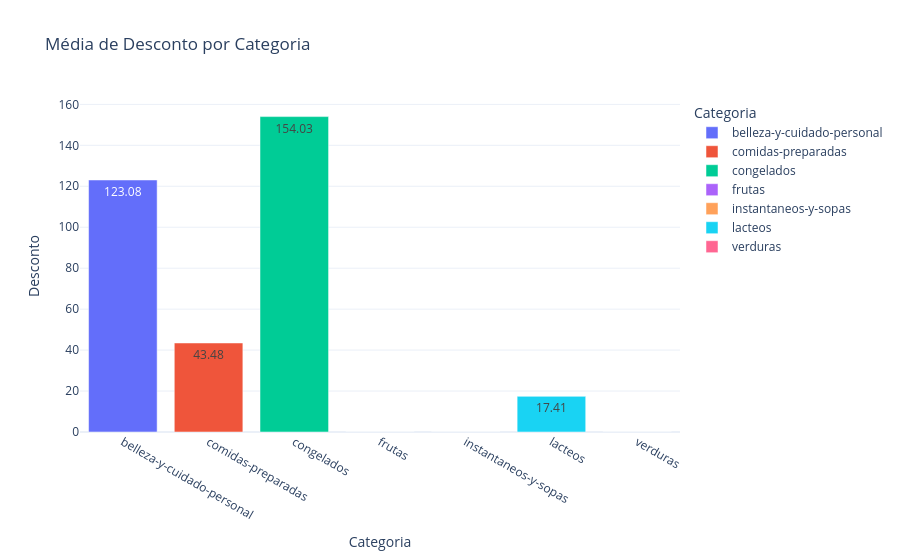

The notebook cell this image was saved under:
### Markdown cell above
# 4 - Plote um gráfico de barras onde temos a média de descontos por categoria.

### Code cell
import plotly.express as px


media_desconto = df.groupby("Categoria")["Desconto"].mean().reset_index()

fig = px.bar(
    media_desconto, 
    x="Categoria",       
    y="Desconto",        
    title="Média de Desconto por Categoria",
    text_auto='.2f',     
    template="plotly_white",
    color="Categoria"    
)


fig.show()

### Figure 1 — Plotly figure (JSON) as saved in the notebook; plotly's stock layout.template omitted (floating-point values rounded to 4 significant figures)
{"data": [{"hovertemplate": "Categoria=%{x}<br>Desconto=%{y}<extra></extra>", "legendgroup": "belleza-y-cuidado-personal", "marker": {"color": "#636efa", "pattern": {"shape": ""}}, "name": "belleza-y-cuidado-personal", "orientation": "v", "showlegend": true, "textposition": "auto", "texttemplate": "%{y:.2f}", "type": "bar", "x": ["belleza-y-cuidado-personal"], "xaxis": "x", "y": [123.1], "yaxis": "y"}, {"hovertemplate": "Categoria=%{x}<br>Desconto=%{y}<extra></extra>", "legendgroup": "comidas-preparadas", "marker": {"color": "#EF553B", "pattern": {"shape": ""}}, "name": "comidas-preparadas", "orientation": "v", "showlegend": true, "textposition": "auto", "texttemplate": "%{y:.2f}", "type": "bar", "x": ["comidas-preparadas"], "xaxis": "x", "y": [43.48], "yaxis": "y"}, {"hovertemplate": "Categoria=%{x}<br>Desconto=%{y}<extra></extra>", "legendgroup": "congelados", "marker": {"color": "#00cc96", "pattern": {"shape": ""}}, "name": "congelados", "orientation": "v", "showlegend": true, "textposition": "auto", "texttemplate": "%{y:.2f}", "type": "bar", "x": ["congelados"], "xaxis": "x", "y": [154.0], "yaxis": "y"}, {"hovertemplate": "Categoria=%{x}<br>Desconto=%{y}<extra></extra>", "legendgroup": "frutas", "marker": {"color": "#ab63fa", "pattern": {"shape": ""}}, "name": "frutas", "orientation": "v", "showlegend": true, "textposition": "auto", "texttemplate": "%{y:.2f}", "type": "bar", "x": ["frutas"], "xaxis": "x", "y": [0.0], "yaxis": "y"}, {"hovertemplate": "Categoria=%{x}<br>Desconto=%{y}<extra></extra>", "legendgroup": "instantaneos-y-sopas", "marker": {"color": "#FFA15A", "pattern": {"shape": ""}}, "name": "instantaneos-y-sopas", "orientation": "v", "showlegend": true, "textposition": "auto", "texttemplate": "%{y:.2f}", "type": "bar", "x": ["instantaneos-y-sopas"], "xaxis": "x", "y": [0.0], "yaxis": "y"}, {"hovertemplate": "Categoria=%{x}<br>Desconto=%{y}<extra></extra>", "legendgroup": "lacteos", "marker": {"color": "#19d3f3", "pattern": {"shape": ""}}, "name": "lacteos", "orientation": "v", "showlegend": true, "textposition": "auto", "texttemplate": "%{y:.2f}", "type": "bar", "x": ["lacteos"], "xaxis": "x", "y": [17.41], "yaxis": "y"}, {"hovertemplate": "Categoria=%{x}<br>Desconto=%{y}<extra></extra>", "legendgroup": "verduras", "marker": {"color": "#FF6692", "pattern": {"shape": ""}}, "name": "verduras", "orientation": "v", "showlegend": true, "textposition": "auto", "texttemplate": "%{y:.2f}", "type": "bar", "x": ["verduras"], "xaxis": "x", "y": [0.0], "yaxis": "y"}], "layout": {"barmode": "relative", "legend": {"title": {"text": "Categoria"}, "tracegroupgap": 0}, "title": {"text": "Média de Desconto por Categoria"}, "xaxis": {"anchor": "y", "categoryarray": ["belleza-y-cuidado-personal", "comidas-preparadas", "congelados", "frutas", "instantaneos-y-sopas", "lacteos", "verduras"], "categoryorder": "array", "domain": [0, 1], "title": {"text": "Categoria"}}, "yaxis": {"anchor": "x", "domain": [0, 1], "title": {"text": "Desconto"}}}}
